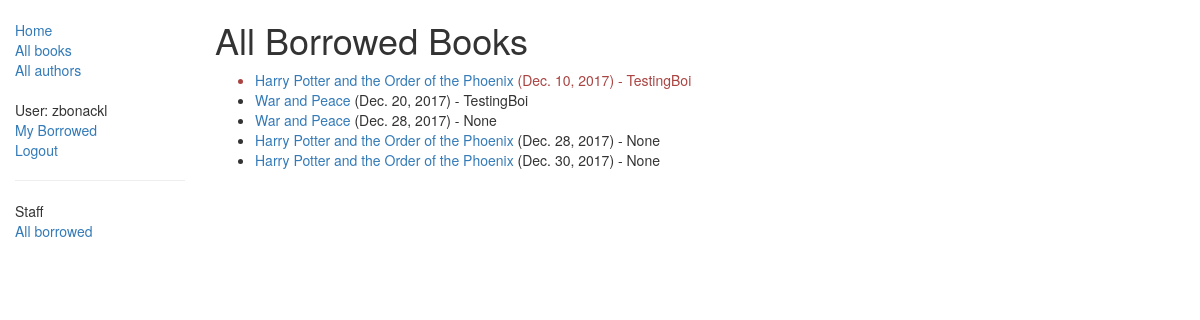
Page /catalog/borrowed/ (signed in) on the committed database.
### catalog/models.py (models this page shows, shortened)
class BookInstance(models.Model):
    id = models.UUIDField(primary_key=True, default=uuid.uuid4, help_text="Unique ID for this particular book across whole library")
    book = models.ForeignKey('Book',on_delete=models.SET_NULL,null=True)
    imprint = models.CharField(max_length=200)
    due_back = models.DateField(null=True, blank=True)
    borrower = models.ForeignKey(User, on_delete = models.SET_NULL,null = True,blank = True)
    @property
    def is_overdue(self):
        if self.due_back and date.today() > self.due_back:
            return True
        return False
    LOAN_STATUS = (
        ('m', 'Maintenance'),
        ('o', 'On loan'),
        ('a', 'Available'),
        ('r', 'Reserved'),
    )
    status = models.CharField(max_length=1, choices=LOAN_STATUS, blank=True, default='m', help_text='Book availability')
    class Meta:
        ordering = ["due_back"]
        permissions = (("can_mark_returned", "Set book as returned"),)

class Book(models.Model):
    title = models.CharField(max_length=200)
    author = models.ForeignKey('Author',on_delete=models.SET_NULL, null=True)
    summary = models.TextField(max_length=1000, help_text='Enter a brief description of the book')
    isbn = models.CharField('ISBN',max_length=13, help_text='13 Character <a href="https://www.isbn-international.org/content/what-isbn">ISBN number</a>')
    genre = models.ManyToManyField(Genre, help_text="select a genre for this book")
    language = models.ForeignKey('Language',on_delete=models.SET_NULL,null=True)
    def display_genre(self):
        """
        Creates a string for the Genre. This is required to display genre in Admin
        """
        return ', '.join([genre.name for genre in self.genre.all()[:3]])
    display_genre.short_description = 'Genre'

### catalog/views.py (the view)
class AllLoanedBooksListView(PermissionRequiredMixin,generic.ListView):
    model = BookInstance
    permission_required = 'catalog.can_mark_returned'
    template_name = 'catalog/bookinstance_list_borrowed_all.html'
    paginate_by = 10
    def get_queryset(self):
        return BookInstance.objects.filter(status__exact='o').order_by('due_back')

### catalog/templates/catalog/bookinstance_list_borrowed_all.html
{% extends "base_generic.html" %}
{% block content %}
  <h1>All Borrowed Books</h1>
  {% if bookinstance_list %}
  <ul>
    {% for bookinst in bookinstance_list %}
    <li class="{% if bookinst.is_overdue %}text-danger{%endif%}">
      <a href="{% url 'book-detail' bookinst.book.pk %}">{{bookinst.book.title}}</a> ({{ bookinst.due_back }}) {% if user.is_staff %}- {{ bookinst.borrower }}{% endif %}
    </li>
      {% endfor %}
  </ul>
    {% else %}
      <p>There are no books borrowed.</p>
    {% endif %}
{% endblock %}

### catalog/templates/base_generic.html (shortened to what this page needs)
<!DOCTYPE html>
<html lang="en">
<head>
  <link rel="stylesheet" href="https://maxcdn.bootstrapcdn.com/bootstrap/3.3.7/css/bootstrap.min.css">
  {% load static %}
  <link rel="stylesheet" href="{% static 'css/styles.css' %}">
</head>
<body>
  <div class="container-fluid">
    <div class="row">
      <div class="col-sm-2">
      {% block sidebar %}
      <ul class="sidebar-nav">
        <li><a href="{% url 'index' %}">Home</a></li>
        <li><a href="{% url 'books' %}">All books</a></li>
        <li><a href="{% url 'authors' %}">All authors</a></li>
      </ul>
      <ul class="sidebar-nav">
        {% if user.is_authenticated %}
          <li>User: {{ user.get_username }}</li>
          <li></li><a href="{% url 'my-borrowed' %}">My Borrowed</a>
          <li><a href="{% url 'logout' %}?next={{request.path}}">Logout</a></li>
        {% else %}
          <li><a href="{% url 'login' %}?next={{request.path}}">Login</a></li>
        {% endif %}
      </ul>
      {% if user.is_staff %}
      <hr />
      <ul class="sidebar-nav">
        <li>Staff</li>
        {% if perms.catalog.can_mark_returned %}
        <li><a href="{% url 'all-borrowed' %}">All borrowed</a></li>
        {% endif %}
      </ul>
        {% endif %}
     {% endblock %}
      </div>
      <div class="col-sm-10 ">
      {% block content %}{% endblock %}
      </div>
    </div>
  </div>
</body>
</html>

### catalog/static/css/styles.css (style rules this page uses)
.sidebar-nav { margin-top: 20px; padding: 0; list-style: none; }

### rows in the picture
BookInstance: book "Harry Potter and the Order of the Phoenix", due_back "Dec. 10, 2017", borrower "TestingBoi"
BookInstance: book "War and Peace", due_back "Dec. 20, 2017", borrower "TestingBoi"
BookInstance: book "War and Peace", due_back "Dec. 28, 2017", borrower "None"
BookInstance: book "Harry Potter and the Order of the Phoenix", due_back "Dec. 28, 2017", borrower "None"
BookInstance: book "Harry Potter and the Order of the Phoenix", due_back "Dec. 30, 2017", borrower "None"

### other values in the picture
{{ user.get_username }} "zbonackl"
